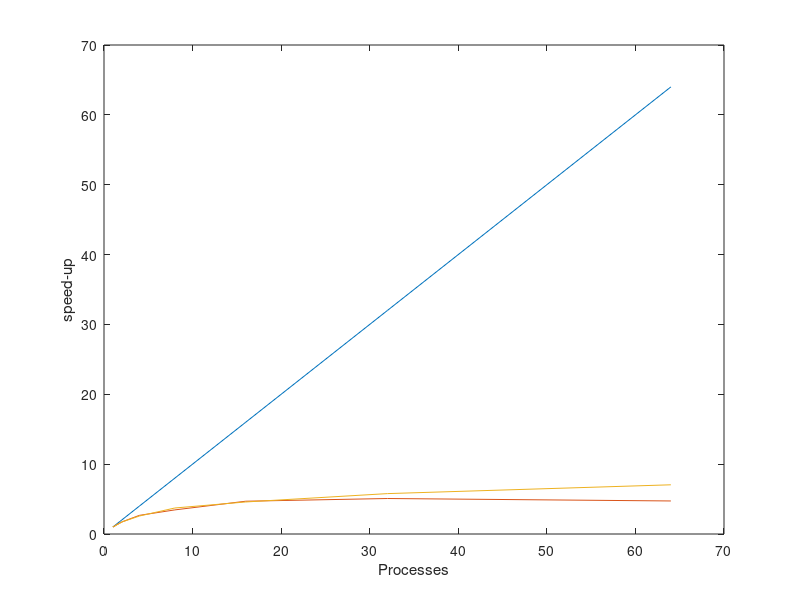

Here is the MATLAB script that generated this plot:
% Array size = 100000000, Number of processes = 1, Lowest time (of 1 runs) to sort = 10.587318 seconds. 
% Array size = 100000000, Number of processes = 2, Lowest time (of 1 runs) to sort = 6.151277 seconds. 
% Array size = 100000000, Number of processes = 4, Lowest time (of 1 runs) to sort = 3.963363 seconds. 
% Array size = 100000000, Number of processes = 8, Lowest time (of 1 runs) to sort = 3.066966 seconds. 
% Array size = 100000000, Number of processes = 16, Lowest time (of 1 runs) to sort = 2.255670 seconds. 
% Array size = 100000000, Number of processes = 32, Lowest time (of 1 runs) to sort = 2.083552 seconds. 
% Array size = 100000000, Number of processes = 64, Lowest time (of 1 runs) to sort = 2.238509 seconds.
% Array size = 1000000000, Number of processes = 1, Lowest time (of 1 runs) to sort = 108.506589 seconds. 
% Array size = 1000000000, Number of processes = 2, Lowest time (of 1 runs) to sort = 63.433258 seconds. 
% Array size = 1000000000, Number of processes = 4, Lowest time (of 1 runs) to sort = 42.103183 seconds. 
% Array size = 1000000000, Number of processes = 8, Lowest time (of 1 runs) to sort = 29.133287 seconds. 
% Array size = 1000000000, Number of processes = 16, Lowest time (of 1 runs) to sort = 23.660104 seconds. 
% Array size = 1000000000, Number of processes = 32, Lowest time (of 1 runs) to sort = 18.765329 seconds. 
% Array size = 1000000000, Number of processes = 64, Lowest time (of 1 runs) to sort = 15.405089 seconds. 

times_100mil = [10.587318 6.151277 3.963363 3.066966 2.255670 2.083552 2.238509];
times_1bil = [108.506589 63.433258 42.103183 29.133287 23.660104 18.765329 15.405089];
processes = [1 2 4 8 16 32 64];

plot(processes, processes, processes, times_100mil(1)./times_100mil, processes, times_1bil(1)./times_1bil);
xlabel('Processes');
ylabel('speed-up');